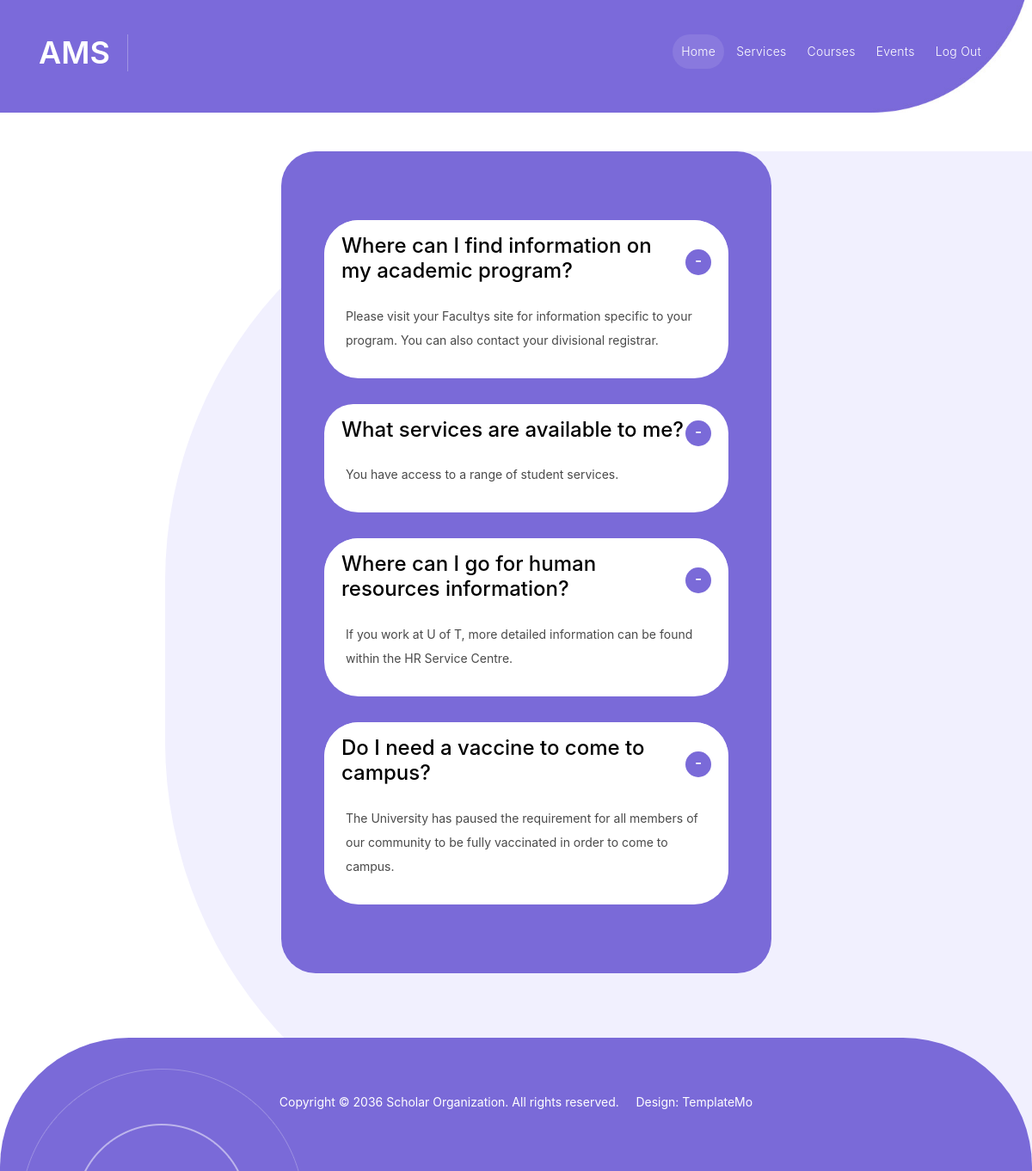
Screenshot of /View/admin/faq.php with the database file from the repository.
### tables this page shows
CREATE TABLE `faq` (
  `Questions` text NOT NULL,
  `Answers` text NOT NULL,
  `AdminId` int(11) NOT NULL
);

### Controller/database.php (called while the page is built, shortened)
<?php
class database {
     public $con;
     public function __construct()
     {
          $this->con = mysqli_connect("localhost", "root", "", "ams");
     }
     public function select($table_name)
     {
          $array = array();
          $query = "SELECT * FROM `".$table_name."`";
          $result = mysqli_query($this->con, $query);
          while($row = mysqli_fetch_assoc($result))
          {
               $array[] = $row;
          }
          return $array;
     }
}

### View/admin/faq.php (the view, shortened to what this page needs)
<?php
require_once '../../Controller/database.php';
$data = new database;
?>
<!DOCTYPE html>
<html lang="en">
<head>
    <link href="../../View/vendor/bootstrap/css/bootstrap.min.css" rel="stylesheet">
    <link rel="stylesheet" href="../../View/assets/css/fontawesome.css">
    <link rel="stylesheet" href="../../View/assets/css/templatemo-scholar.css">
    <link rel="stylesheet" href="../../View/assets/css/owl.css">
    <link rel="stylesheet" href="../../View/assets/css/animate.css">
    <link rel="stylesheet" href="https://unpkg.com/swiper@7/swiper-bundle.min.css" />
</head>
<body>
    <header class="header-area header-sticky">
        <div class="container">
            <div class="row">
                <div class="col-12">
                    <nav class="main-nav">
                        <a href="../../index.php" class="logo">
                            <h1>AMS</h1>
                        </a>
                        <ul class="nav">
                            <li class="scroll-to-section"><a href="#top" class="active">Home</a></li>
                            <li class="scroll-to-section"><a href="#services">Services</a></li>
                            <li class="scroll-to-section"><a href="#courses">Courses</a></li>
                            <li class="scroll-to-section"><a href="#events">Events</a></li>
                            <li class="scroll-to-section"><a href="../../Controller/logout.php">Log out</a></li>
                            <li class="scroll-to-section">
                            </li>
                        </ul>
                    </nav>
                </div>
            </div>
        </div>
    </header>
    <div class="main-banner " style="padding: 10px 0px 120px 0px" id="top">
        <div class="container">
            <div class="row">
                <div class="col-lg-16">
                    <div class="owl-carousel owl-banner">
                    </div>
                </div>
            </div>
        </div>
    </div>
    <div class="section about-us" style="margin-top: 45px">
        <div class="col-lg-6 offset-lg-1" style="margin-left: 26%">
            <div class="accordion" id="accordionExample" style="margin-top: 0px">
                <?php $post_data = $data->select('faq');
                foreach ($post_data as $post): ?>
                    <div class="accordion-item">
                        <h4 class="accordion-header" id="headingOne">
                            <button class="accordion-button" type="button" data-bs-toggle="collapse"
                                data-bs-target="#collapseOne" aria-expanded="true" aria-controls="collapseOne">
                                <div class="panel panel-default">
                                    <div class="panel-heading">
                                        <h4 class="panel-title">
                                            <a data-toggle="collapse" data-parent="#accordion_oneLeft" style="color:black"
                                                href="post-<?php echo $post['AdminId']; ?>" aria-expanded="false"
                                                class="collapsed">
                                                <?php echo $post["Questions"]; ?>
                                            </a>
                                        </h4>
                                    </div>
                            </button>
                        </h4>
                        <div id="collapseOne" class="accordion-collapse collapse show" aria-labelledby="headingOne"
                            data-bs-parent="#accordionExample">
                            <div class="accordion-body">
                                <div id="post-<?php echo $post['AdminId']; ?>" aria-expanded="false" role="tablist">
                                    <div class="panel-body">
                                        <div class="text-accordion">
                                            <?php echo $post["Answers"]; ?>
                                        </div>
                                    </div>
                                </div>
                            </div>
                        </div>
                    </div>
                <?php endforeach; ?>
            </div>
        </div>
        <footer style="margin-top:115px">
            <div class="container" style="min-height: 155px">
                <div class="col-lg-12">
                    <p>Copyright © 2036 Scholar Organization. All rights reserved. &nbsp;&nbsp;&nbsp; Design: <a
                            href="https://templatemo.com" rel="nofollow" target="_blank">TemplateMo</a></p>
                </div>
            </div>
        </footer>
        <link rel="stylesheet" href="https://stackpath.bootstrapcdn.com/bootstrap/4.4.1/css/bootstrap.min.css"
>
        <link rel="stylesheet" href="https://stackpath.bootstrapcdn.com/font-awesome/4.7.0/css/font-awesome.css">
</body>
</html>

### rows the page displays
faq: Questions "Where can I find information on my academic program?", Answers "Please visit your Facultys site for information specific to your program. You can also contact your divisional registrar."
faq: Questions "What services are available to me?", Answers "You have access to a range of student services."
faq: Questions "Where can I go for human resources information?", Answers "If you work at U of T, more detailed information can be found within the HR Service Centre."
faq: Questions "Do I need a vaccine to come to campus?", Answers "The University has paused the requirement for all members of our community to be fully vaccinated in order to come to campus."
